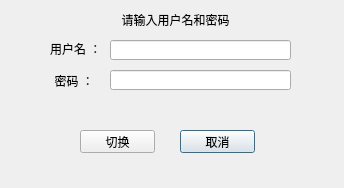
<?xml version="1.0" encoding="UTF-8"?>
<ui version="4.0">
 <class>UserSwitching</class>
 <widget class="QDialog" name="UserSwitching">
  <property name="geometry">
   <rect>
    <x>0</x>
    <y>0</y>
    <width>344</width>
    <height>188</height>
   </rect>
  </property>
  <property name="windowTitle">
   <string>Dialog</string>
  </property>
  <widget class="QLineEdit" name="lineEdit_user">
   <property name="geometry">
    <rect>
     <x>110</x>
     <y>40</y>
     <width>181</width>
     <height>20</height>
    </rect>
   </property>
  </widget>
  <widget class="QLineEdit" name="lineEdit_psw">
   <property name="geometry">
    <rect>
     <x>110</x>
     <y>70</y>
     <width>181</width>
     <height>20</height>
    </rect>
   </property>
  </widget>
  <widget class="QLabel" name="label_2">
   <property name="geometry">
    <rect>
     <x>48</x>
     <y>71</y>
     <width>51</width>
     <height>20</height>
    </rect>
   </property>
   <property name="text">
    <string>  密码 ：</string>
   </property>
  </widget>
  <widget class="QLabel" name="label">
   <property name="geometry">
    <rect>
     <x>50</x>
     <y>43</y>
     <width>54</width>
     <height>12</height>
    </rect>
   </property>
   <property name="text">
    <string>用户名 ：</string>
   </property>
  </widget>
  <widget class="QPushButton" name="pushButton_3">
   <property name="geometry">
    <rect>
     <x>180</x>
     <y>130</y>
     <width>75</width>
     <height>23</height>
    </rect>
   </property>
   <property name="text">
    <string>取消</string>
   </property>
  </widget>
  <widget class="QPushButton" name="pushButton_2">
   <property name="geometry">
    <rect>
     <x>80</x>
     <y>130</y>
     <width>75</width>
     <height>23</height>
    </rect>
   </property>
   <property name="text">
    <string>切换</string>
   </property>
  </widget>
  <widget class="QLabel" name="label_3">
   <property name="geometry">
    <rect>
     <x>70</x>
     <y>10</y>
     <width>211</width>
     <height>20</height>
    </rect>
   </property>
   <property name="text">
    <string>请输入用户名和密码</string>
   </property>
   <property name="alignment">
    <set>Qt::AlignCenter</set>
   </property>
  </widget>
 </widget>
 <resources/>
 <connections/>
</ui>
